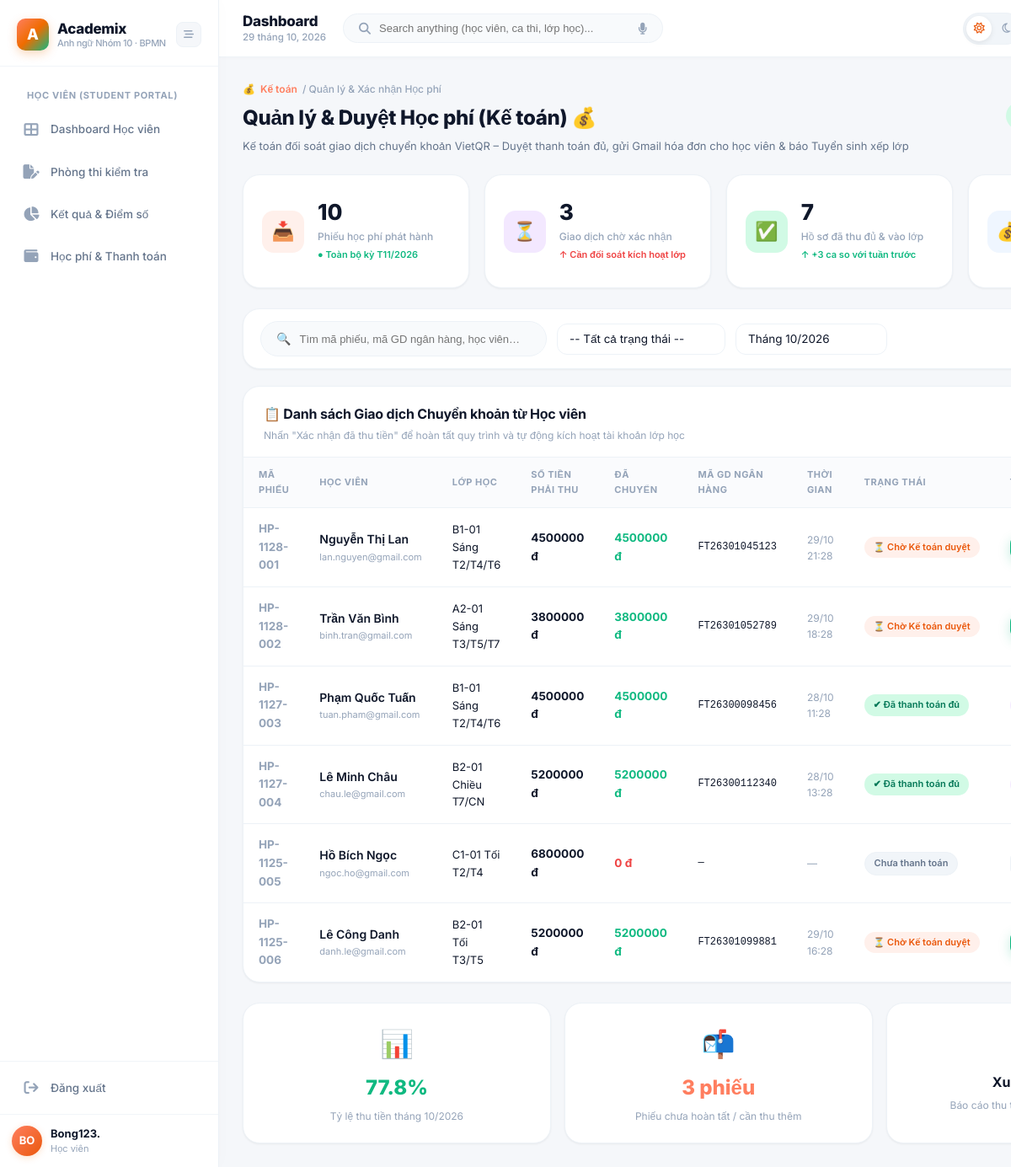
The app's page /billing/invoices/ (signed in) with its own data.
### apps/users/models.py (models this page shows, shortened)
class KhachHang(models.Model):
    class TrangThai(models.TextChoices):
        TIEM_NANG = 'TIEM_NANG', 'Tiềm năng'
        DANG_TU_VAN = 'DANG_TU_VAN', 'Đang tư vấn'
        DA_GHI_DANH = 'DA_GHI_DANH', 'Đã ghi danh'
        NGUNG = 'NGUNG', 'Ngừng'
    ho_ten = models.CharField(max_length=255, verbose_name='Họ tên')
    email = models.EmailField(unique=True, verbose_name='Email')
    so_dien_thoai = models.CharField(max_length=20, blank=True, default='', verbose_name='Số điện thoại')
    ngay_sinh = models.DateField(null=True, blank=True, verbose_name='Ngày sinh')
    trang_thai = models.CharField(
        max_length=20,
        choices=TrangThai.choices,
        default=TrangThai.TIEM_NANG,
        verbose_name='Trạng thái',
    )
    ngay_tao = models.DateTimeField(auto_now_add=True, verbose_name='Ngày tạo')
    class Meta:
        db_table = 'khach_hang'
        verbose_name = 'Khách hàng'
        verbose_name_plural = 'Danh sách khách hàng'
        ordering = ['-ngay_tao']

### apps/billing/views.py (the view)
# urls.py: path('invoices/', views.invoice_list, name='invoice_list'),
def invoice_list(request):
    now = timezone.now()
    context = {
        'today': now,
        'total_invoices': 10,
        'pending_payments': 3,
        'confirmed_payments': 7,
        'total_revenue': '38.5',
        'tyle_thu': '77.8',
        'so_chua_thu': 3,
        'invoice_list': [
            {
                'ma_phieu': 'HP-1128-001',
                'ma_phieu_id': 1,
                'ho_ten': 'Nguyễn Thị Lan',
                'email': 'lan.nguyen@gmail.com',
                'ten_lop': 'B1-01 Sáng T2/T4/T6',
                'so_tien_phai_thu': 4500000,
                'so_tien_da_chuyen': 4500000,
                'ma_gd_ngan_hang': 'FT26301045123',
                'thoi_gian': now - timedelta(hours=2),
                'trang_thai': 'CHO_DUYET',
            },
            {
                'ma_phieu': 'HP-1128-002',
                'ma_phieu_id': 2,
                'ho_ten': 'Trần Văn Bình',
                'email': 'binh.tran@gmail.com',
                'ten_lop': 'A2-01 Sáng T3/T5/T7',
                'so_tien_phai_thu': 3800000,
                'so_tien_da_chuyen': 3800000,
                'ma_gd_ngan_hang': 'FT26301052789',
                'thoi_gian': now - timedelta(hours=5),
                'trang_thai': 'CHO_DUYET',
            },
            {
                'ma_phieu': 'HP-1127-003',
                'ma_phieu_id': 3,
                'ho_ten': 'Phạm Quốc Tuấn',
                'email': 'tuan.pham@gmail.com',
                'ten_lop': 'B1-01 Sáng T2/T4/T6',
                'so_tien_phai_thu': 4500000,
                'so_tien_da_chuyen': 4500000,
                'ma_gd_ngan_hang': 'FT26300098456',
                'thoi_gian': now - timedelta(days=1, hours=12),
                'trang_thai': 'DU',
            },
            {
                'ma_phieu': 'HP-1127-004',
                'ma_phieu_id': 4,
                'ho_ten': 'Lê Minh Châu',
                'email': 'chau.le@gmail.com',
                'ten_lop': 'B2-01 Chiều T7/CN',
                'so_tien_phai_thu': 5200000,
                'so_tien_da_chuyen': 5200000,
                'ma_gd_ngan_hang': 'FT26300112340',
                'thoi_gian': now - timedelta(days=1, hours=10),
                'trang_thai': 'DU',
            },
            {
                'ma_phieu': 'HP-1125-005',
                'ma_phieu_id': 5,
                'ho_ten': 'Hồ Bích Ngọc',
                'email': 'ngoc.ho@gmail.com',
                'ten_lop': 'C1-01 Tối T2/T4',
                'so_tien_phai_thu': 6800000,
                'so_tien_da_chuyen': 0,
                'ma_gd_ngan_hang': '',
                'thoi_gian': None,
                'trang_thai': 'CHUA_TT',
            },
            {
                'ma_phieu': 'HP-1125-006',
                'ma_phieu_id': 6,
                'ho_ten': 'Lê Công Danh',
                'email': 'danh.le@gmail.com',
                'ten_lop': 'B2-01 Tối T3/T5',
                'so_tien_phai_thu': 5200000,
                'so_tien_da_chuyen': 5200000,
                'ma_gd_ngan_hang': 'FT26301099881',
                'thoi_gian': now - timedelta(hours=7),
                'trang_thai': 'CHO_DUYET',
            },
        ],
    }
    return render(request, 'billing/invoice_list.html', context)

### apps/billing/templates/billing/invoice_list.html (shortened to what this page needs)
{% extends 'base.html' %}
{% load static %}
{% block content %}
<div class="page-header">
  <div class="page-breadcrumb">💰 <span>Kế toán</span> / Quản lý & Xác nhận Học phí</div>
  <div style="display: flex; justify-content: space-between; align-items: flex-start; flex-wrap: wrap; gap: 12px;">
    <div>
      <h1 class="page-title">Quản lý & Duyệt Học phí (Kế toán) 💰</h1>
      <p class="page-subtitle">Kế toán đối soát giao dịch chuyển khoản VietQR – Duyệt thanh toán đủ, gửi Gmail hóa đơn cho học viên & báo Tuyển sinh xếp lớp</p>
    </div>
    <span class="badge badge-emerald" style="font-size: 13px; padding: 6px 14px;">
    </span>
  </div>
</div>
<div class="stat-grid">
  <div class="stat-card">
    <div class="stat-icon coral">📥</div>
    <div class="stat-info">
      <div class="stat-value">{{ total_invoices|default:12 }}</div>
      <div class="stat-label">Phiếu học phí phát hành</div>
      <div class="stat-delta up">● Toàn bộ kỳ T11/2026</div>
    </div>
  </div>
  <div class="stat-card">
    <div class="stat-icon purple">⏳</div>
    <div class="stat-info">
      <div class="stat-value" id="stat-pending-count">{{ pending_payments|default:4 }}</div>
      <div class="stat-label">Giao dịch chờ xác nhận</div>
      <div class="stat-delta down">↑ Cần đối soát kích hoạt lớp</div>
    </div>
  </div>
  <div class="stat-card">
    <div class="stat-icon emerald">✅</div>
    <div class="stat-info">
      <div class="stat-value" id="stat-confirmed-count">{{ confirmed_payments|default:8 }}</div>
      <div class="stat-label">Hồ sơ đã thu đủ & vào lớp</div>
      <div class="stat-delta up">↑ +3 ca so với tuần trước</div>
    </div>
  </div>
  <div class="stat-card">
    <div class="stat-icon blue">💰</div>
  </div>
</div>
<div class="card rounded-2xl shadow-sm" style="margin-bottom: 20px;">
  <div class="card-body" style="padding: 14px 20px;">
    <div style="display: flex; gap: 12px; flex-wrap: wrap; align-items: center;">
      <div class="header-search" style="max-width: 340px; flex: 1;">
        <span class="search-icon">🔍</span>
        <input type="text" id="invoice-search-input" placeholder="Tìm mã phiếu, mã GD ngân hàng, học viên…">
      </div>
      <select class="form-control" style="max-width: 200px;" id="status-filter-select" onchange="filterInvoices()">
        <option value="">-- Tất cả trạng thái --</option>
      </select>
      <select class="form-control" style="max-width: 180px;">
        <option value="10" selected>Tháng 10/2026</option>
      </select>
    </div>
  </div>
</div>
<div class="card rounded-2xl shadow-sm" style="margin-bottom: 24px;">
  <div class="card-header">
    <div>
      <div class="card-title">📋 Danh sách Giao dịch Chuyển khoản từ Học viên</div>
      <div class="card-subtitle">Nhấn "Xác nhận đã thu tiền" để hoàn tất quy trình và tự động kích hoạt tài khoản lớp học</div>
    </div>
  </div>
  <div class="table-wrapper">
    <table id="invoices-table">
      <thead>
        <tr>
          <th>Mã phiếu</th>
          <th>Học viên</th>
          <th>Lớp học</th>
          <th>Số tiền phải thu</th>
          <th>Đã chuyển</th>
          <th>Mã GD Ngân hàng</th>
          <th>Thời gian</th>
          <th>Trạng thái</th>
          <th>Thao tác</th>
        </tr>
      </thead>
      <tbody>
        {% for item in invoice_list %}
        <tr data-status="{{ item.trang_thai }}" id="row-invoice-{{ item.ma_phieu_id }}">
          <td style="font-weight: 700; color: var(--text-muted);">{{ item.ma_phieu }}</td>
          <td>
            <div style="font-weight: 600; font-size: 14px; color: var(--text-primary);">{{ item.ho_ten }}</div>
            <div style="font-size: 11px; color: var(--text-muted); margin-top: 1px;">{{ item.email }}</div>
          </td>
          <td style="font-size: 13px;">{{ item.ten_lop }}</td>
          <td style="font-weight: 700; font-size: 13.5px;">{{ item.so_tien_phai_thu|floatformat:0 }} đ</td>
          <td class="{% if item.so_tien_da_chuyen >= item.so_tien_phai_thu %}invoice-amount-positive{% elif item.so_tien_da_chuyen > 0 %}invoice-amount-warning{% else %}invoice-amount-danger{% endif %}" style="font-size: 13.5px;">
            {{ item.so_tien_da_chuyen|floatformat:0 }} đ
          </td>
          <td style="font-size: 12px; font-family: monospace;">{{ item.ma_gd_ngan_hang|default:"—" }}</td>
          <td style="font-size: 12px; color: var(--text-muted);">{{ item.thoi_gian|date:"d/m H:i"|default:"—" }}</td>
          <td id="status-badge-{{ item.ma_phieu_id }}">
            {% if item.trang_thai == 'DU' or item.trang_thai == 'DA_TT' %}
              <span class="badge badge-emerald">✔ Đã thanh toán đủ</span>
            {% elif item.trang_thai == 'CHO_DUYET' or item.trang_thai == 'CHO_XAC_NHAN' %}
              <span class="badge badge-coral">⏳ Chờ Kế toán duyệt</span>
            {% else %}
              <span class="badge badge-gray">Chưa thanh toán</span>
            {% endif %}
          </td>
          <td id="action-cell-{{ item.ma_phieu_id }}">
          </td>
        </tr>
        {% endfor %}
      </tbody>
    </table>
  </div>
</div>
<div class="three-col">
  <div class="card rounded-2xl shadow-sm" style="padding: 22px; text-align: center;">
    <div style="font-size: 32px; margin-bottom: 8px;">📊</div>
    <div style="font-size: 24px; font-weight: 800; color: var(--accent-emerald);">{{ tyle_thu|default:"66.7" }}%</div>
    <div style="font-size: 12px; color: var(--text-muted); margin-top: 4px;">Tỷ lệ thu tiền tháng {{ today|date:"m/Y" }}</div>
  </div>
  <div class="card rounded-2xl shadow-sm" style="padding: 22px; text-align: center;">
    <div style="font-size: 32px; margin-bottom: 8px;">📬</div>
    <div style="font-size: 24px; font-weight: 800; color: var(--accent-coral);">{{ so_chua_thu|default:4 }} phiếu</div>
    <div style="font-size: 12px; color: var(--text-muted); margin-top: 4px;">Phiếu chưa hoàn tất / cần thu thêm</div>
  </div>
  <div class="card rounded-2xl shadow-sm" style="padding: 22px; text-align: center; cursor: pointer;" onclick="Toast.show('Đã tạo file Excel Báo cáo Thu học phí tháng {{ today|date:'m/Y' }}!', 'success')">
    <div style="font-size: 32px; margin-bottom: 8px;">📥</div>
    <div style="font-size: 16px; font-weight: 700; color: var(--text-primary);">Xuất File Excel</div>
    <div style="font-size: 12px; color: var(--text-muted); margin-top: 4px;">Báo cáo thu tiền & đối soát ngân hàng</div>
  </div>
</div>
{% endblock %}

### templates/base.html (shortened to what this page needs)
{% load static %}
<!DOCTYPE html>
<html lang="vi" data-theme="light">
<head>
  <link rel="stylesheet" href="https://cdnjs.cloudflare.com/ajax/libs/font-awesome/6.5.0/css/all.min.css">
  <link rel="stylesheet" href="{% static 'css/academix.css' %}">
  <link rel="stylesheet" href="{% static 'css/components.css' %}">
</head>
<body>
  <div class="app-wrapper">
    <aside class="sidebar" id="sidebar">
      <div class="sidebar-logo">
        <div class="logo-main">
          <div class="logo-icon">A</div>
          <div class="logo-text">
            Academix
            <small>Anh ngữ Nhóm 10 · BPMN</small>
          </div>
        </div>
        <button class="logo-collapse" id="sidebar-collapse-btn" title="Thu gọn / Mở rộng" onclick="toggleSidebar()">
          <i class="fa-solid fa-bars-staggered"></i>
        </button>
      </div>
      <nav class="sidebar-nav">
        {% block sidebar_main %}
        {% if request.user.role == 'STUDENT' or current_role == 'STUDENT' %}
        <div class="sidebar-section-label">Học viên (Student Portal)</div>
        <a href="{% url 'users:student_dashboard' %}" class="nav-item" data-href="{% url 'users:student_dashboard' %}">
          <span class="nav-icon"><i class="fa-solid fa-table-cells-large"></i></span>
          <span>Dashboard Học viên</span>
        </a>
        <a href="{% url 'placement_tests:test_room' %}" class="nav-item"
          data-href="{% url 'placement_tests:test_room' %}">
          <span class="nav-icon"><i class="fa-solid fa-file-pen"></i></span>
          <span>Phòng thi kiểm tra</span>
        </a>
        <a href="{% url 'placement_tests:test_result' %}" class="nav-item"
          data-href="{% url 'placement_tests:test_result' %}">
          <span class="nav-icon"><i class="fa-solid fa-chart-pie"></i></span>
          <span>Kết quả & Điểm số</span>
        </a>
        <a href="{% url 'billing:payment_detail' %}" class="nav-item" data-href="{% url 'billing:payment_detail' %}">
          <span class="nav-icon"><i class="fa-solid fa-wallet"></i></span>
          <span>Học phí & Thanh toán</span>
        </a>
        {% endif %}
        {% endblock %}
      </nav>
      <div class="sidebar-footer">
        <a href="{% url 'users:student_logout' %}" class="nav-item sidebar-footer-item">
          <span class="nav-icon"><i class="fa-solid fa-arrow-right-from-bracket"></i></span>
          <span>Đăng xuất</span>
        </a>
        <div class="sidebar-profile">
          <div class="avatar" id="sidebar-avatar-circle">
            {{ user_initials|default:"HV" }}
          </div>
          <div class="profile-info">
            <div class="profile-name" id="sidebar-user-name">
              {{ display_user_name|default:"Người dùng" }}
            </div>
            <div class="profile-role" id="sidebar-user-role">
              {{ role_label|default:"Học viên" }}
            </div>
          </div>
        </div>
      </div>
    </aside>
    <div class="main-area">
      <header class="top-header">
        <div class="header-left">
          <div class="header-title-box">
            <div class="header-title">{% block page_heading %}Dashboard{% endblock %}</div>
            <div class="header-date" id="header-live-date">23 September, 2024</div>
          </div>
        </div>
        <div class="header-search">
          <i class="fa-solid fa-magnifying-glass search-icon"></i>
          <input type="text" id="global-search" placeholder="Search anything (học viên, ca thi, lớp học)...">
          <i class="fa-solid fa-microphone search-mic" title="Tìm bằng giọng nói"></i>
        </div>
        <div class="header-actions">
          <div class="theme-pill-toggle" title="Đổi chế độ sáng / tối" onclick="ThemeManager.toggle()">
            <div class="theme-pill-btn active" id="theme-sun-btn" title="Giao diện Sáng">
              <i class="fa-regular fa-sun"></i>
            </div>
            <div class="theme-pill-btn" id="theme-moon-btn" title="Giao diện Tối">
              <i class="fa-regular fa-moon"></i>
            </div>
          </div>
        </div>
      </header>
      <main class="page-content">
        {% block content %}
        {% endblock %}
      </main>
    </div>
  </div>
</body>
</html>

### records on screen
KhachHang: ma_phieu "HP-1128-001", ho_ten "Nguyễn Thị Lan", email "lan.nguyen@gmail.com", ten_lop "B1-01 Sáng T2/T4/T6", so_tien_phai_thu "4500000", so_tien_da_chuyen "4500000", ma_gd_ngan_hang "FT26301045123", thoi_gian "29/10 21:28", shows "⏳ Chờ Kế toán duyệt"
KhachHang: ma_phieu "HP-1128-002", ho_ten "Trần Văn Bình", email "binh.tran@gmail.com", ten_lop "A2-01 Sáng T3/T5/T7", so_tien_phai_thu "3800000", so_tien_da_chuyen "3800000", ma_gd_ngan_hang "FT26301052789", thoi_gian "29/10 18:28", shows "⏳ Chờ Kế toán duyệt"

### other values on screen
{{ user_initials|default:"HV" }} "BO"
{{ display_user_name|default:"Người dùng" }} "Bong123."
{{ role_label|default:"Học viên" }} "Học viên"
{{ total_invoices|default:12 }} "10"
{{ pending_payments|default:4 }} "3"
{{ confirmed_payments|default:8 }} "7"
{{ item.ma_phieu }} "HP-1127-003" "HP-1127-004" "HP-1125-005" "HP-1125-006"
{{ item.ho_ten }} "Phạm Quốc Tuấn" "Lê Minh Châu" "Hồ Bích Ngọc" "Lê Công Danh"
{{ item.email }} "tuan.pham@gmail.com" "chau.le@gmail.com" "ngoc.ho@gmail.com" "danh.le@gmail.com"
{{ item.ten_lop }} "B1-01 Sáng T2/T4/T6" "B2-01 Chiều T7/CN" "C1-01 Tối T2/T4" "B2-01 Tối T3/T5"
{{ item.so_tien_phai_thu|floatformat:0 }} "4500000" "5200000" "6800000" "5200000"
{{ item.so_tien_da_chuyen|floatformat:0 }} "4500000" "5200000" "0" "5200000"
{{ item.ma_gd_ngan_hang|default:"—" }} "FT26300098456" "FT26300112340" "—" "FT26301099881"
{{ item.thoi_gian|date:"d/m H:i"|default:"—" }} "28/10 11:28" "28/10 13:28" "—" "29/10 16:28"
{{ tyle_thu|default:"66.7" }} "77.8"
